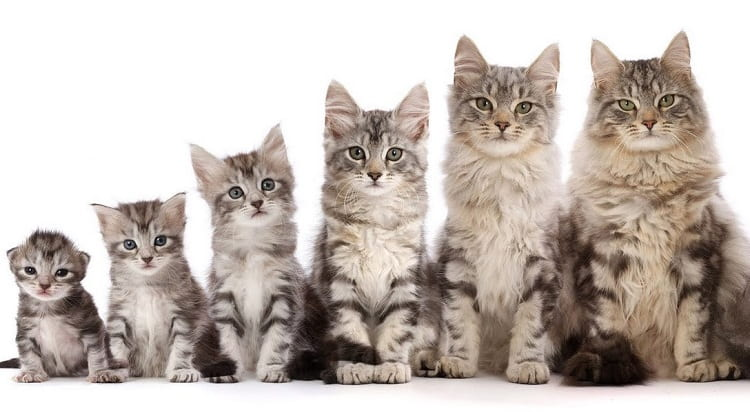
#> input picture Assignment-28/cat_detection/input/Kitten-Growth-Stages.jpg, 750 x 412 px, found by its file name
$ python tamrin_2.py
#> lines starting #> are read from the running program, lines starting #| are printed output that depends on the picture; after the words box and inside, x2 and y2 are one past the last pixel; in counts of white or black regions, pixels touching at a corner belong together
import cv2

# Load the image
image = cv2.imread("Kitten-Growth-Stages.jpg")
#> image is the input picture: shape (412, 750, 3); mean B, G, R 179.4, 186, 195.9

# Load the cat face cascade
cat_face_cascade = cv2.CascadeClassifier("haarcascade_frontalcatface_extended.xml")

# Detect cats in the image
cats = cat_face_cascade.detectMultiScale(image, scaleFactor=1.3, minNeighbors=3)
#> cats = [[338, 125, 76, 76], [13, 241, 66, 66], [108, 210, 75, 75], [457, 67, 94, 94]]

# Initialize the count of detected cats
count = 0
for (x, y, w, h) in cats:
    cv2.rectangle(image, (x, y), (x + w, y + h), (255, 0, 0), 2)
    count += 1
#> this loop made 4 passes
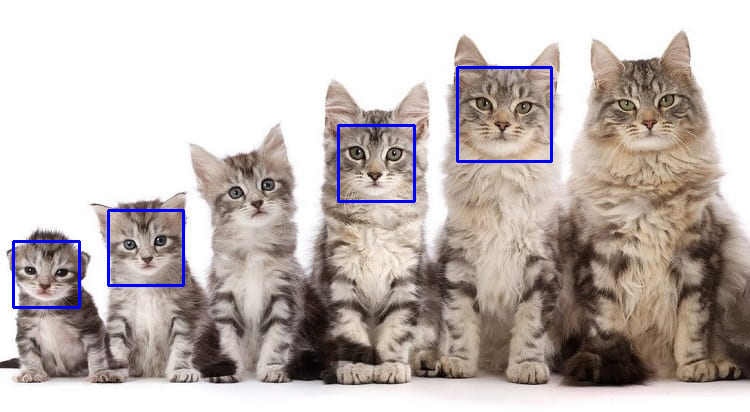
#> image: shape (412, 750, 3); 1.2% of pixels changed, all inside (x1, y1, x2, y2) = (12, 66, 553, 309)
#> after the loop, count = 4

# Put the count of cats on the image
cv2.putText(image, f"Number of cats: {count}", (20, 20), cv2.FONT_HERSHEY_COMPLEX_SMALL, 1, (0, 0, 0), 2)
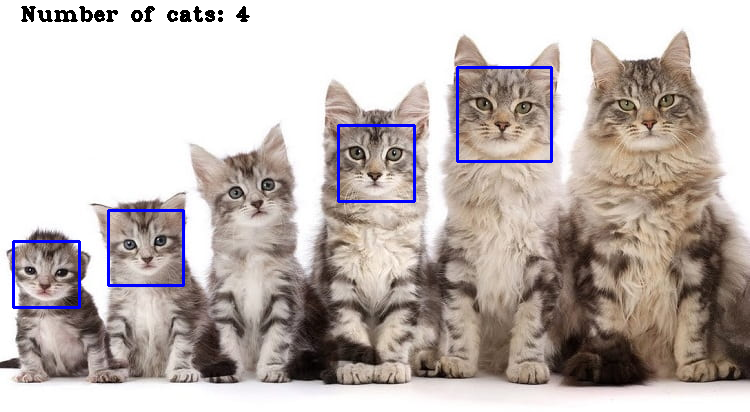
#> image: shape (412, 750, 3); 0.48% of pixels changed, all inside (x1, y1, x2, y2) = (21, 6, 250, 22)

# Save the modified image
cv2.imwrite("cat_count.jpg", image)

cv2.imshow('output', image)
cv2.waitKey()
